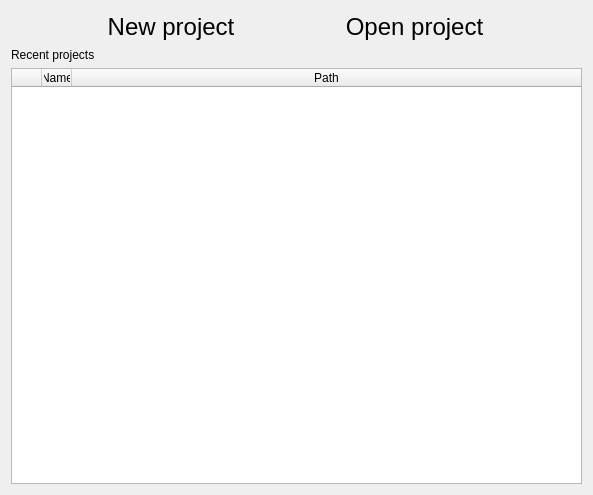
<?xml version="1.0" encoding="UTF-8"?>
<ui version="4.0">
 <class>WelcomeWidget</class>
 <widget class="QWidget" name="WelcomeWidget">
  <property name="geometry">
   <rect>
    <x>0</x>
    <y>0</y>
    <width>593</width>
    <height>495</height>
   </rect>
  </property>
  <property name="windowTitle">
   <string>Form</string>
  </property>
  <layout class="QVBoxLayout" name="verticalLayout">
   <item>
    <layout class="QHBoxLayout" name="horizontalLayout">
     <item>
      <widget class="QToolButton" name="toolButtonNew">
       <property name="font">
        <font>
         <pointsize>18</pointsize>
         <weight>50</weight>
         <bold>false</bold>
        </font>
       </property>
       <property name="cursor">
        <cursorShape>PointingHandCursor</cursorShape>
       </property>
       <property name="styleSheet">
        <string notr="true">border: 0;</string>
       </property>
       <property name="text">
        <string>New project</string>
       </property>
       <property name="icon">
        <iconset resource="Images.qrc">
         <normaloff>:/icons/images/newfile.png</normaloff>:/icons/images/newfile.png</iconset>
       </property>
       <property name="iconSize">
        <size>
         <width>128</width>
         <height>128</height>
        </size>
       </property>
       <property name="toolButtonStyle">
        <enum>Qt::ToolButtonTextUnderIcon</enum>
       </property>
      </widget>
     </item>
     <item>
      <widget class="QToolButton" name="toolButtonOpen">
       <property name="font">
        <font>
         <pointsize>18</pointsize>
        </font>
       </property>
       <property name="cursor">
        <cursorShape>PointingHandCursor</cursorShape>
       </property>
       <property name="styleSheet">
        <string notr="true">border: 0;</string>
       </property>
       <property name="text">
        <string>Open project</string>
       </property>
       <property name="icon">
        <iconset resource="Images.qrc">
         <normaloff>:/icons/images/fileopen.png</normaloff>:/icons/images/fileopen.png</iconset>
       </property>
       <property name="iconSize">
        <size>
         <width>128</width>
         <height>128</height>
        </size>
       </property>
       <property name="toolButtonStyle">
        <enum>Qt::ToolButtonTextUnderIcon</enum>
       </property>
      </widget>
     </item>
    </layout>
   </item>
   <item>
    <widget class="QLabel" name="labelRecent">
     <property name="text">
      <string>Recent projects</string>
     </property>
    </widget>
   </item>
   <item>
    <widget class="QTableWidget" name="tableWidgetRecent">
     <property name="editTriggers">
      <set>QAbstractItemView::NoEditTriggers</set>
     </property>
     <property name="selectionMode">
      <enum>QAbstractItemView::SingleSelection</enum>
     </property>
     <property name="selectionBehavior">
      <enum>QAbstractItemView::SelectRows</enum>
     </property>
     <property name="textElideMode">
      <enum>Qt::ElideMiddle</enum>
     </property>
     <property name="showGrid">
      <bool>false</bool>
     </property>
     <attribute name="horizontalHeaderDefaultSectionSize">
      <number>30</number>
     </attribute>
     <attribute name="horizontalHeaderHighlightSections">
      <bool>false</bool>
     </attribute>
     <attribute name="horizontalHeaderStretchLastSection">
      <bool>true</bool>
     </attribute>
     <attribute name="verticalHeaderVisible">
      <bool>false</bool>
     </attribute>
     <column>
      <property name="text">
       <string/>
      </property>
     </column>
     <column>
      <property name="text">
       <string>Name</string>
      </property>
     </column>
     <column>
      <property name="text">
       <string>Path</string>
      </property>
     </column>
    </widget>
   </item>
  </layout>
 </widget>
 <resources>
  <include location="Images.qrc"/>
 </resources>
 <connections/>
</ui>
